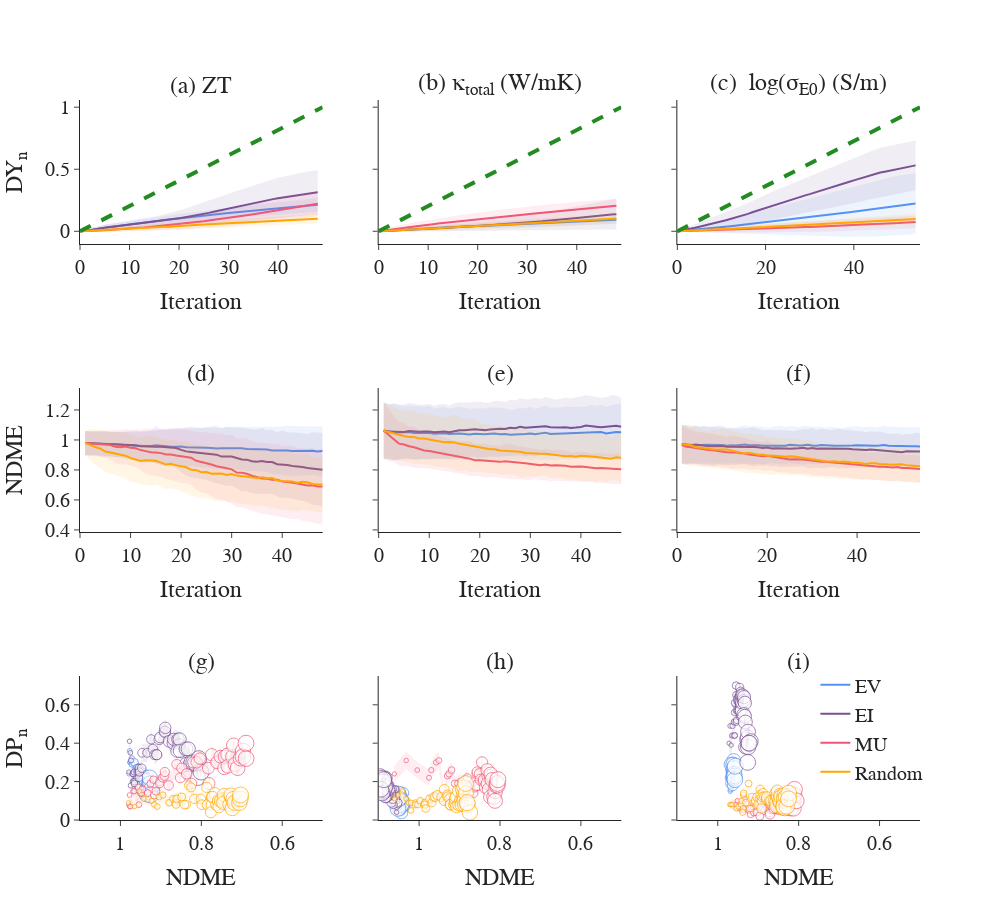

This figure's notebook cell:
### Code cell
fig = make_subplots(
    rows=3, cols=3,
#     specs=[[{}, {'rowspan':2}],
#            [{}, None]],
    print_grid=True,
    shared_yaxes=True,
    vertical_spacing=0.2,
    subplot_titles=['(a) ZT', '(b) &#954;<sub>total</sub> (W/mK)', '(c)  log(&#963;<sub>E0</sub>) (S/m)',
                   '(d)', '(e)', '(f)',
                    '(g)', '(h)', '(i)',
                   ]
)

count = 1
for f in fs:

    # this is just to only show one set of legends
    if 'zt' in f:
        dp_traces = fig_utils.get_discovery_probability_traces([f], x_metric='NDME', legend=False)
        i1_traces = fig_utils.get_avg_and_std_trace(f, 'fraction_of_targets_found', legend=True)
        i2_traces = fig_utils.get_avg_and_std_trace(f, 'NDME', legend=False)
    else:
        dp_traces = fig_utils.get_discovery_probability_traces([f], x_metric='NDME', legend=False)
        i1_traces = fig_utils.get_avg_and_std_trace(f, 'fraction_of_targets_found', legend=False)
        i2_traces = fig_utils.get_avg_and_std_trace(f, 'NDME', legend=False)
        
    for it in i1_traces:
        fig.add_trace(it, row=1, col=count)

    for it in i2_traces:
        fig.add_trace(it, row=2, col=count)
    
    for ft in dp_traces:
        fig.add_trace(ft, row=3, col=count)
        
    count += 1
    
    # a perfect selection strategy would select a candidate at every iteration
    ## for Eg dataset n_targets = 215
    total_targets = fig_utils.get_total_targets(pd.read_csv(f))
    benchmark_x_vals = np.linspace(0,total_targets)
    slope = 1/total_targets
    print('Total tagets: {} {}'.format(total_targets, slope))
    benchmark_y_vals = slope * benchmark_x_vals
    benchmark_trace = go.Scatter(x=benchmark_x_vals, y=benchmark_y_vals, name='perfect SL strategy', 
                                 line = dict(color='forestgreen', width=4, dash='dash'),
                                showlegend=False
    )
    
    if 'zt' in f:
        fig.add_trace(benchmark_trace, row=1, col=1)
    elif 'tc' in f:
        fig.add_trace(benchmark_trace, row=1, col=2)
    elif 'sigma' in f:
        fig.add_trace(benchmark_trace, row=1, col=3)

fig.update_yaxes(title_text='DY<sub>n</sub>', row=1, col=1)
fig.update_yaxes(title_text='NDME', row=2, col=1)
fig.update_yaxes(title_text='DP<sub>n</sub>', row=3, col=1)

fig.update_yaxes(range=[0, 0.5], row=3, col=1)
fig.update_yaxes(range=[0, 0.5], row=3, col=2)
fig.update_yaxes(range=[0, 0.5], row=3, col=3)


for i in [(1,1), (1,2), (1,3), (2,1), (2,2), (2,3)]:
    fig.update_xaxes(title_text='Iteration', row=i[0], col=i[1])

for col in [1,2,3]:
    fig.update_xaxes(title_text='NDME', range=[1.1, 0.5], row=3, col=col)
    fig.update_yaxes(range=[0, 0.75], row=3, col=col)


fig.update_layout(legend=dict(
    yanchor="bottom",
    y=0.04,
    xanchor="right",
    x=1.01
))
fig.layout.legend.tracegroupgap = 0

fig.update_annotations(font=dict(family="Barlow Semi Condensed", size=24))
fig.update_layout(font=dict(family="Barlow Semi Condensed", size=20), width=1000, height=900,  showlegend=True)
fig.write_image(os.path.join("static","fig6-sl_metrics-starrydata{}.png".format(plot_type)), scale=2)
fig.show()
